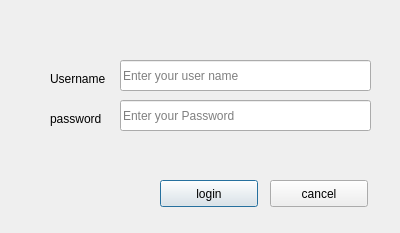
<?xml version="1.0" encoding="UTF-8"?>
<ui version="4.0">
 <class>loginFormMain</class>
 <widget class="QDialog" name="loginFormMain">
  <property name="geometry">
   <rect>
    <x>0</x>
    <y>0</y>
    <width>400</width>
    <height>233</height>
   </rect>
  </property>
  <property name="windowTitle">
   <string>LogIn</string>
  </property>
  <widget class="QLabel" name="username_label">
   <property name="geometry">
    <rect>
     <x>50</x>
     <y>70</y>
     <width>69</width>
     <height>17</height>
    </rect>
   </property>
   <property name="text">
    <string>Username</string>
   </property>
  </widget>
  <widget class="QLabel" name="password_label">
   <property name="geometry">
    <rect>
     <x>50</x>
     <y>110</y>
     <width>66</width>
     <height>17</height>
    </rect>
   </property>
   <property name="text">
    <string>password</string>
   </property>
  </widget>
  <widget class="QPushButton" name="login_button">
   <property name="geometry">
    <rect>
     <x>160</x>
     <y>180</y>
     <width>98</width>
     <height>27</height>
    </rect>
   </property>
   <property name="text">
    <string>login</string>
   </property>
  </widget>
  <widget class="QPushButton" name="cancel_button">
   <property name="geometry">
    <rect>
     <x>270</x>
     <y>180</y>
     <width>98</width>
     <height>27</height>
    </rect>
   </property>
   <property name="text">
    <string>cancel</string>
   </property>
  </widget>
  <widget class="QLineEdit" name="username">
   <property name="geometry">
    <rect>
     <x>120</x>
     <y>60</y>
     <width>251</width>
     <height>31</height>
    </rect>
   </property>
   <property name="placeholderText">
    <string>Enter your user name</string>
   </property>
  </widget>
  <widget class="QLineEdit" name="password">
   <property name="geometry">
    <rect>
     <x>120</x>
     <y>100</y>
     <width>251</width>
     <height>31</height>
    </rect>
   </property>
   <property name="echoMode">
    <enum>QLineEdit::Password</enum>
   </property>
   <property name="placeholderText">
    <string>Enter your Password</string>
   </property>
  </widget>
  <widget class="QLabel" name="status_label">
   <property name="geometry">
    <rect>
     <x>50</x>
     <y>150</y>
     <width>221</width>
     <height>20</height>
    </rect>
   </property>
   <property name="inputMethodHints">
    <set>Qt::ImhNone</set>
   </property>
   <property name="text">
    <string>&lt;html&gt;&lt;head/&gt;&lt;body&gt;&lt;p&gt;&lt;br/&gt;&lt;/p&gt;&lt;/body&gt;&lt;/html&gt;</string>
   </property>
   <property name="textFormat">
    <enum>Qt::RichText</enum>
   </property>
  </widget>
 </widget>
 <tabstops>
  <tabstop>username</tabstop>
  <tabstop>password</tabstop>
  <tabstop>login_button</tabstop>
  <tabstop>cancel_button</tabstop>
 </tabstops>
 <resources/>
 <connections/>
</ui>
